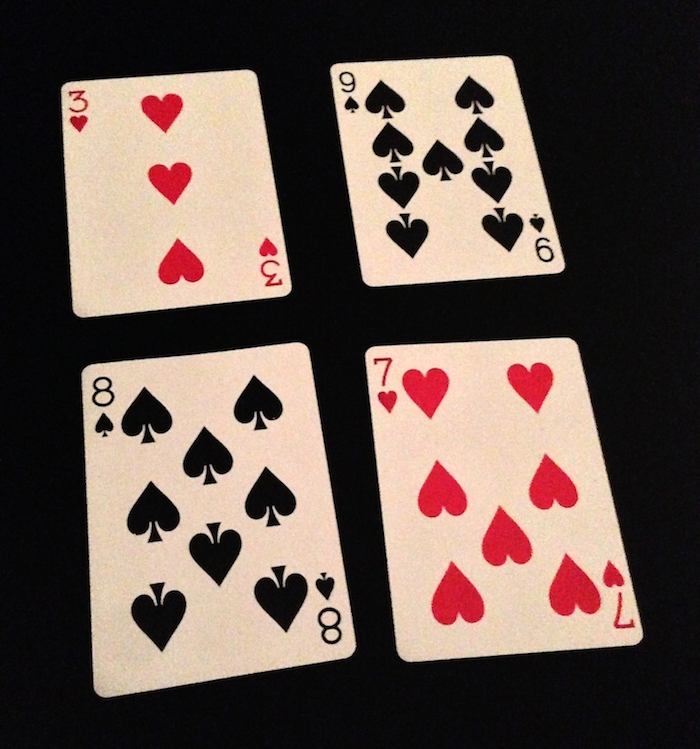
#> input picture img/cards.png, 700 x 749 px
$ python threshold.py
#> lines starting #> are read from the running program, lines starting #| are printed output that depends on the picture; after the words box and inside, x2 and y2 are one past the last pixel; in counts of white or black regions, pixels touching at a corner belong together
# import sys
import cv2
import numpy as np
from matplotlib import pyplot as plt

img = cv2.imread('img/cards.png', cv2.IMREAD_GRAYSCALE)
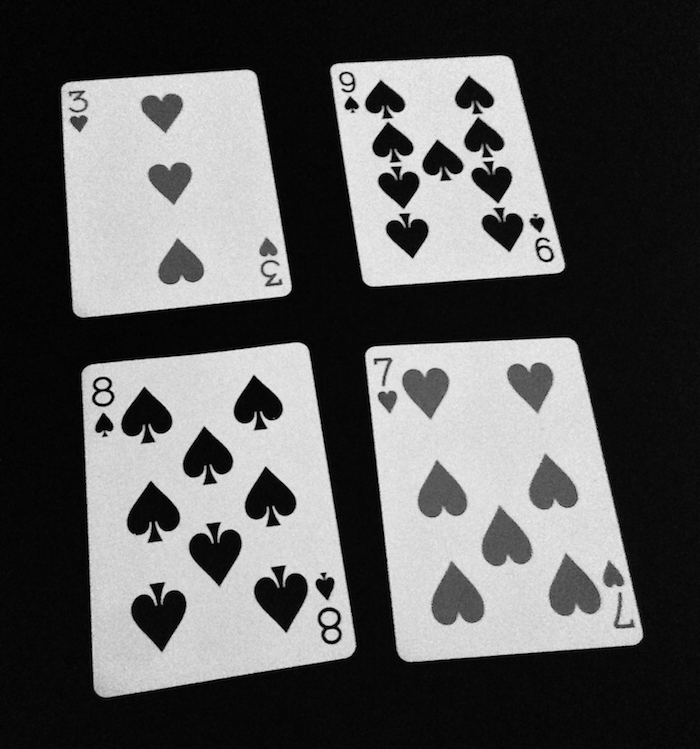
#> img: shape (749, 700); min 0, max 243, mean 90.7
ret,thresh1 = cv2.threshold(img,127,255,cv2.THRESH_BINARY)
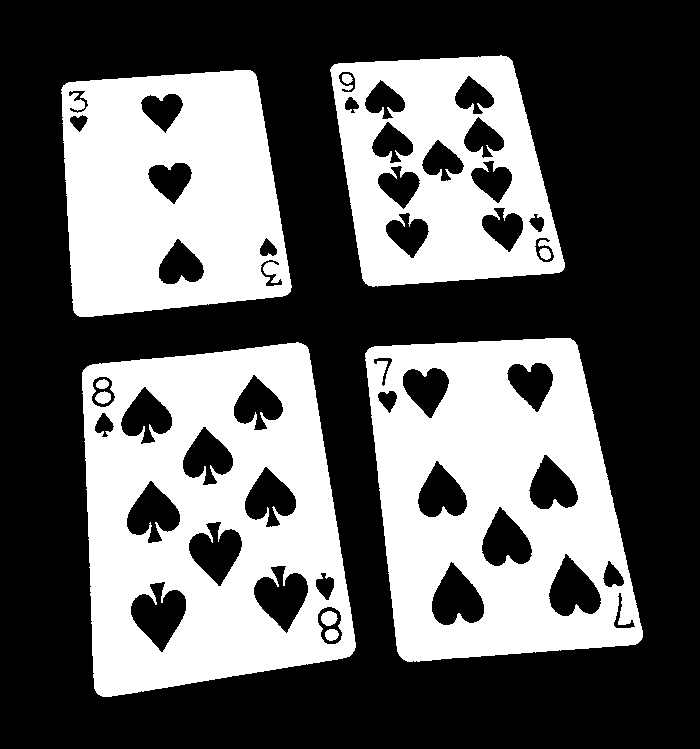
#> thresh1: shape (749, 700); 38.3% white; 10 white regions, largest, box (x1, y1, x2, y2) and area: (82, 342, 356, 697) 63490, (365, 338, 643, 662) 59003, (61, 70, 292, 317) 44349
ret,thresh2 = cv2.threshold(img,127,255,cv2.THRESH_BINARY_INV)
ret,thresh3 = cv2.threshold(img,127,255,cv2.THRESH_TRUNC)
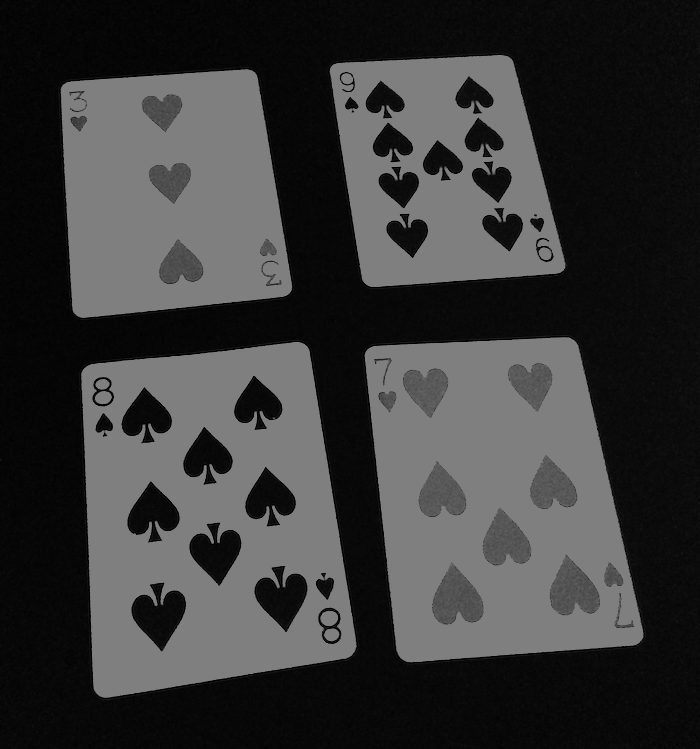
#> thresh3: shape (749, 700); min 0, max 127, mean 57.2
ret,thresh4 = cv2.threshold(img,127,255,cv2.THRESH_TOZERO)
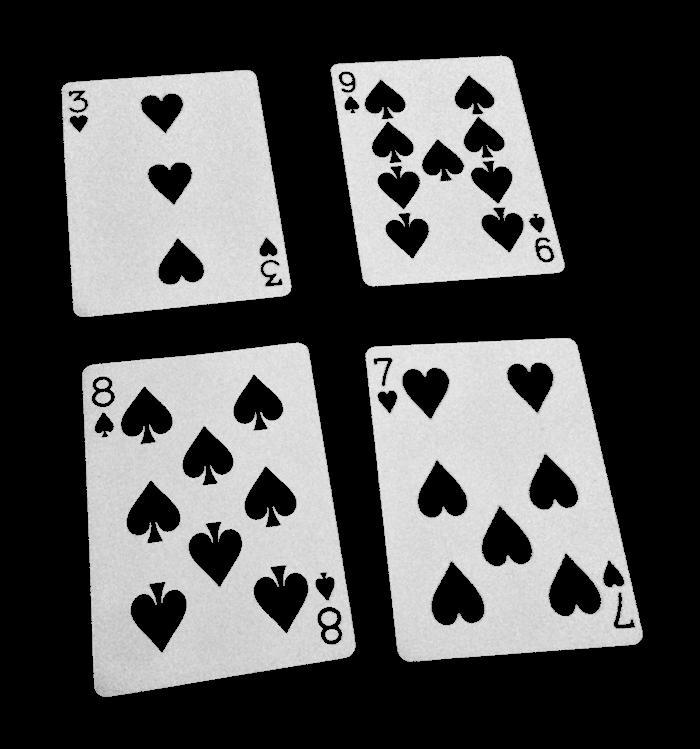
#> thresh4: shape (749, 700); min 0, max 243, mean 82.2
ret,thresh5 = cv2.threshold(img,127,255,cv2.THRESH_TOZERO_INV)
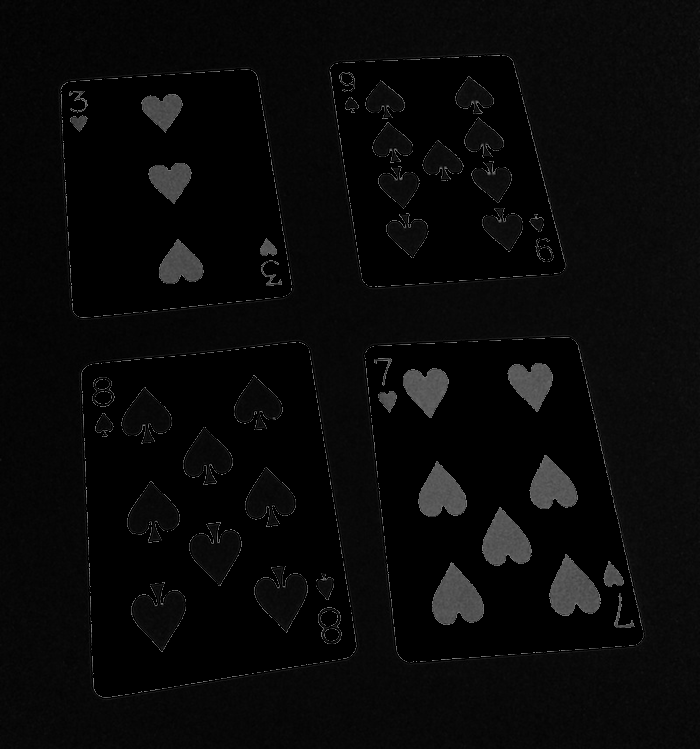
#> thresh5: shape (749, 700); min 0, max 127, mean 8.5
adaptive_mean = cv2.adaptiveThreshold(img,255,cv2.ADAPTIVE_THRESH_MEAN_C,cv2.THRESH_BINARY,15,15) # mean of 3 x 3
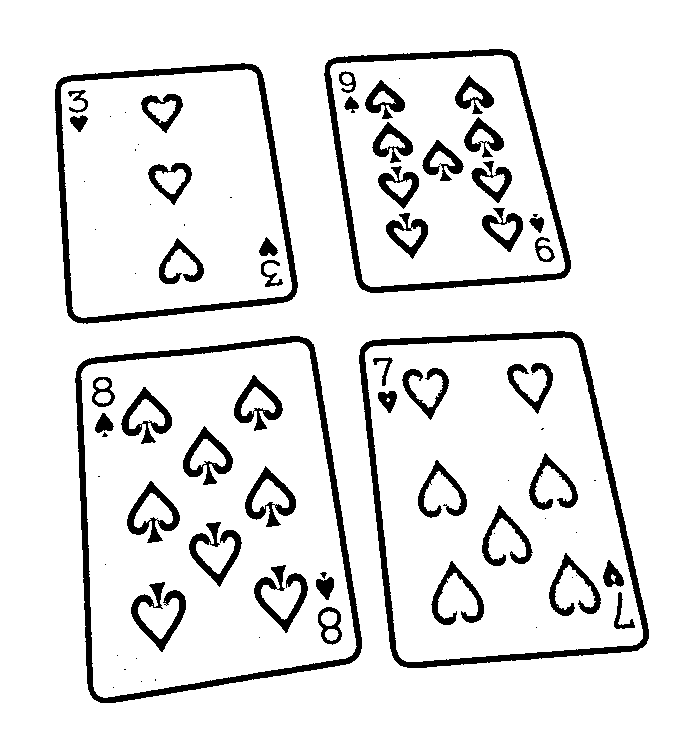
#> adaptive_mean: shape (749, 700); 90.3% white; 80 black regions (32 under 20 px), largest, box (x1, y1, x2, y2) and area: (75, 336, 362, 703) 7065, (359, 331, 649, 668) 6803, (55, 63, 298, 324) 5520
adaptive_gaussian = cv2.adaptiveThreshold(img,255,cv2.ADAPTIVE_THRESH_GAUSSIAN_C,cv2.THRESH_BINARY,15,15) # weighted mean
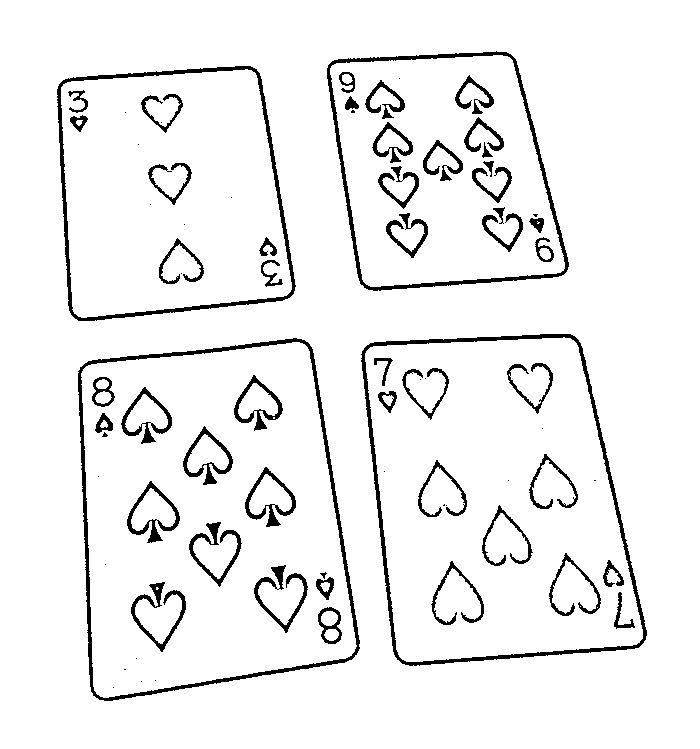
#> adaptive_gaussian: shape (749, 700); 93.9% white; 77 black regions (26 under 20 px), largest, box (x1, y1, x2, y2) and area: (78, 338, 360, 701) 4177, (361, 334, 647, 666) 4066, (57, 66, 296, 321) 3297

cv2.imwrite('img/cards_threshold_binary.png', thresh1)
cv2.imwrite('img/cards_adaptive_threshold_mean.png', adaptive_mean)
cv2.imwrite('img/cards_adaptive_threshold_gaussian.png', adaptive_gaussian)

thresh = ['img','thresh1','thresh2','thresh3','thresh4','thresh5', 'adaptive_mean', 'adaptive_gaussian']

for i in xrange(8):
	plt.subplot(2,4,i+1)
	plt.imshow(eval(thresh[i]),'gray')
	plt.title(thresh[i])

plt.show()
# cv2.waitKey(0)
# sys.exit()
